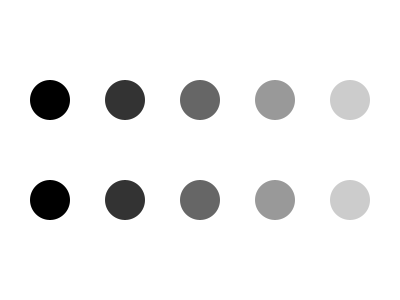
Frame 1 (no input)
Frame 60 (the mouse pressed at the canvas centre just before this capture): identical to frame 1, image omitted
Frame 120 (the mouse held since frame 60 and released just before this capture): identical to frame 1, image omitted

The Processing sketch that drew this single still picture (run headless with seeded random() and noise(); from frame 60 on, the mouse is pressed at the canvas centre):

// Processing sketch: w3_01_Array_and_List
// ── w3_01_Array_and_List.pde
/*
 * Creative Coding
 * Week 3, Foldout 01: Arrays and Lists
 * Updated 2016
 * by Indae Hwang and Jon McCormack
 * Copyright (c) 2014-2016 Monash University

    This program is free software: you can redistribute it and/or modify
    it under the terms of the GNU General Public License as published by
    the Free Software Foundation, either version 3 of the License, or
    (at your option) any later version.

    This program is distributed in the hope that it will be useful,
    but WITHOUT ANY WARRANTY; without even the implied warranty of
    MERCHANTABILITY or FITNESS FOR A PARTICULAR PURPOSE.  See the
    GNU General Public License for more details.

    You should have received a copy of the GNU General Public License
    along with this program.  If not, see <http://www.gnu.org/licenses/>.
    
 * This program introduces the array and list collections
 * See the foldout associated with this sketch for more details
 * 
 */   
 
// array declaration
float[] grayValueForArray;
int columns;

// list declaration
FloatList grayValueForList;

float spacing;

void setup() {
  size(400, 300);

  columns = 5;  // number of columns of circles
  float brightnessStep = 255/float(columns);
  spacing = (width-100)/float(columns-1);  
  //Initialise Array 
  grayValueForArray = new float[columns];

  //Input values into the Array
  for (int i=0; i<columns; i++) {
    grayValueForArray[i] = brightnessStep*i;
  }

  //Initialise list
  grayValueForList = new FloatList();
  
  //Input values into the List
  for (int i=0; i<columns; i++) {
    grayValueForList.append(brightnessStep*i);
  }
}

void draw() {
  background(255);
  noStroke();
  
  //Use values from the array 
  for (int i=0; i<columns; i++) {
    fill( grayValueForArray[i] );
    ellipse(50+spacing*i, 100, 40, 40);
  }

  //Use values from the list 
  for (int i=0; i<columns; i++) {
    fill( grayValueForList.get(i) );
    ellipse(50+spacing*i, 200, 40, 40);
  }  
}
